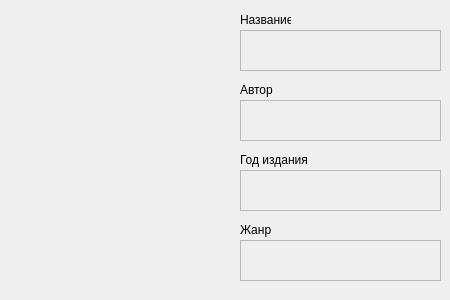
<?xml version="1.0" encoding="UTF-8"?>
<ui version="4.0">
 <class>Dialog</class>
 <widget class="QDialog" name="Dialog">
  <property name="geometry">
   <rect>
    <x>0</x>
    <y>0</y>
    <width>450</width>
    <height>300</height>
   </rect>
  </property>
  <property name="windowTitle">
   <string>Dialog</string>
  </property>
  <widget class="QLabel" name="label">
   <property name="geometry">
    <rect>
     <x>10</x>
     <y>10</y>
     <width>211</width>
     <height>281</height>
    </rect>
   </property>
   <property name="text">
    <string/>
   </property>
  </widget>
  <widget class="QLabel" name="label_2">
   <property name="geometry">
    <rect>
     <x>240</x>
     <y>10</y>
     <width>51</width>
     <height>20</height>
    </rect>
   </property>
   <property name="text">
    <string>Название</string>
   </property>
  </widget>
  <widget class="QPlainTextEdit" name="plainTextEdit">
   <property name="enabled">
    <bool>false</bool>
   </property>
   <property name="geometry">
    <rect>
     <x>240</x>
     <y>30</y>
     <width>201</width>
     <height>41</height>
    </rect>
   </property>
  </widget>
  <widget class="QPlainTextEdit" name="plainTextEdit_2">
   <property name="enabled">
    <bool>false</bool>
   </property>
   <property name="geometry">
    <rect>
     <x>240</x>
     <y>100</y>
     <width>201</width>
     <height>41</height>
    </rect>
   </property>
  </widget>
  <widget class="QLabel" name="label_3">
   <property name="geometry">
    <rect>
     <x>240</x>
     <y>80</y>
     <width>51</width>
     <height>20</height>
    </rect>
   </property>
   <property name="text">
    <string>Автор</string>
   </property>
  </widget>
  <widget class="QPlainTextEdit" name="plainTextEdit_3">
   <property name="enabled">
    <bool>false</bool>
   </property>
   <property name="geometry">
    <rect>
     <x>240</x>
     <y>170</y>
     <width>201</width>
     <height>41</height>
    </rect>
   </property>
  </widget>
  <widget class="QLabel" name="label_4">
   <property name="geometry">
    <rect>
     <x>240</x>
     <y>150</y>
     <width>71</width>
     <height>20</height>
    </rect>
   </property>
   <property name="text">
    <string>Год издания</string>
   </property>
  </widget>
  <widget class="QPlainTextEdit" name="plainTextEdit_4">
   <property name="enabled">
    <bool>false</bool>
   </property>
   <property name="geometry">
    <rect>
     <x>240</x>
     <y>240</y>
     <width>201</width>
     <height>41</height>
    </rect>
   </property>
  </widget>
  <widget class="QLabel" name="label_5">
   <property name="geometry">
    <rect>
     <x>240</x>
     <y>220</y>
     <width>51</width>
     <height>20</height>
    </rect>
   </property>
   <property name="text">
    <string>Жанр</string>
   </property>
  </widget>
 </widget>
 <resources/>
 <connections/>
</ui>
